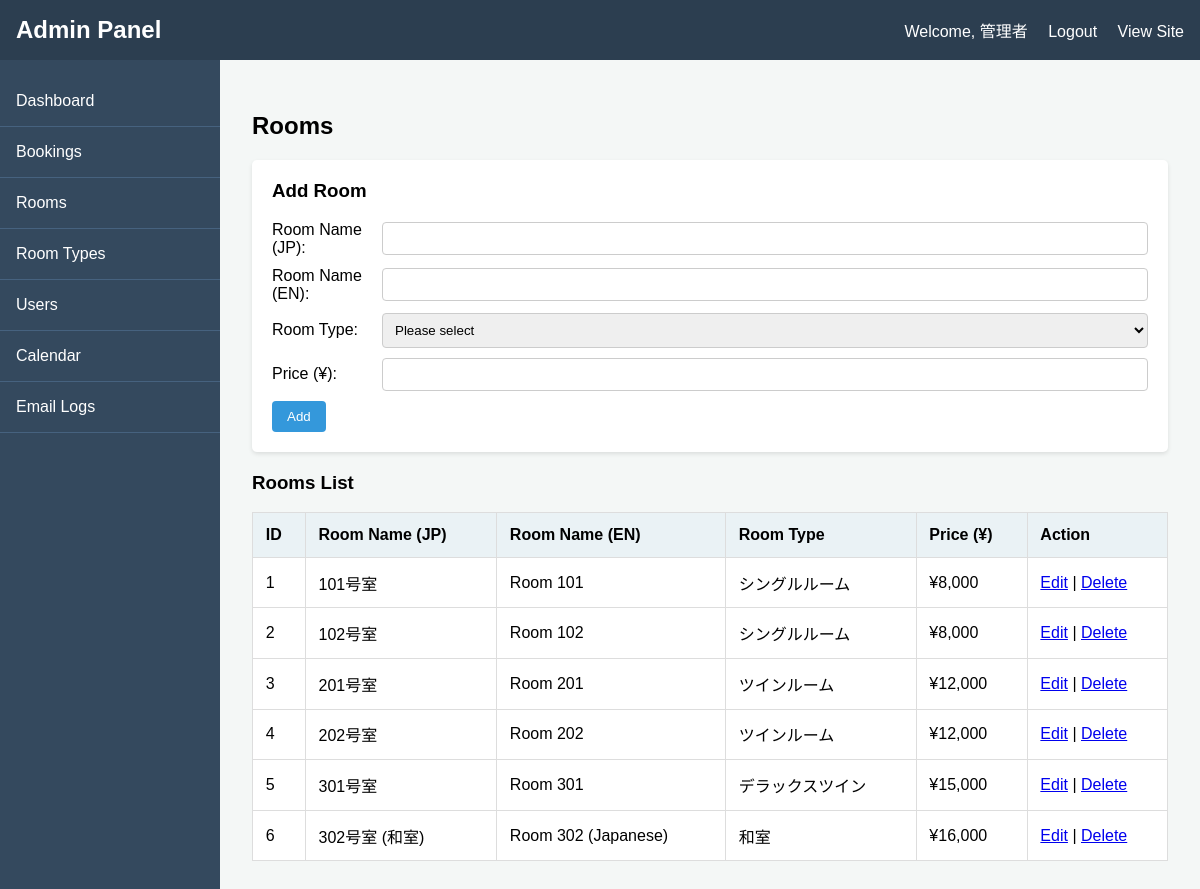
/admin/rooms.php (signed in), run on the app's committed database.
### tables this page shows
CREATE TABLE `rooms` (
  `id` int(11) NOT NULL AUTO_INCREMENT,
  `room_type_id` int(11) NOT NULL COMMENT '部屋タイプID',
  `name` varchar(255) NOT NULL COMMENT '部屋名・番号 (例: 101号室)',
  `name_en` varchar(255) DEFAULT NULL COMMENT '部屋名・番号 (English)',
  `description` text DEFAULT NULL COMMENT '部屋の説明 (日本語)',
  `description_en` text DEFAULT NULL COMMENT '部屋の説明 (English)',
  `price` decimal(10,2) NOT NULL COMMENT '一泊あたりの料金 (Legacy)',
  `price_adult` decimal(10,2) NOT NULL DEFAULT 4500.00 COMMENT '大人料金',
  `price_child` decimal(10,2) NOT NULL DEFAULT 2500.00 COMMENT '子供料金',
  `created_at` datetime NOT NULL DEFAULT current_timestamp(),
  `updated_at` datetime NOT NULL DEFAULT current_timestamp() ON UPDATE current_timestamp(),
  PRIMARY KEY (`id`),
  KEY `room_type_id` (`room_type_id`),
  CONSTRAINT `rooms_ibfk_1` FOREIGN KEY (`room_type_id`) REFERENCES `room_types` (`id`) ON DELETE CASCADE
);

CREATE TABLE `room_types` (
  `id` int(11) NOT NULL AUTO_INCREMENT,
  `name` varchar(255) NOT NULL COMMENT '部屋タイプ名',
  `name_en` varchar(255) DEFAULT NULL COMMENT '部屋タイプ名 (English)',
  `description` text DEFAULT NULL COMMENT '説明',
  `description_en` text DEFAULT NULL COMMENT '説明 (English)',
  `capacity` int(11) NOT NULL COMMENT '収容人数',
  `main_image` varchar(255) DEFAULT NULL COMMENT '部屋タイプ代表画像パス',
  `is_visible` tinyint(1) NOT NULL DEFAULT 1 COMMENT 'トップページ表示フラグ (1:表示, 0:非表示)',
  PRIMARY KEY (`id`)
);

### includes/language.php (called while the page is built, shortened)
<?php
$available_langs = ['ja', 'en'];
$default_lang = 'ja';
if (isset($_GET['lang']) && in_array($_GET['lang'], $available_langs)) {
    $current_lang = $_GET['lang'];
    $_SESSION['lang'] = $current_lang;
}
elseif (isset($_SESSION['lang']) && in_array($_SESSION['lang'], $available_langs)) {
    $current_lang = $_SESSION['lang'];
}
elseif (isset($_SERVER['HTTP_ACCEPT_LANGUAGE'])) {
    $browser_lang = substr($_SERVER['HTTP_ACCEPT_LANGUAGE'], 0, 2);
    if (in_array($browser_lang, $available_langs)) {
        $current_lang = $browser_lang;
    } else {
        $current_lang = $default_lang;
    }
}
else {
    $current_lang = $default_lang;
}
$lang_file_path = __DIR__ . '/../lang/' . $current_lang . '.json';
if (file_exists($lang_file_path)) {
    $lang_text = json_decode(file_get_contents($lang_file_path), true);
} else {
    $lang_text = json_decode(file_get_contents(__DIR__ . '/../lang/' . $default_lang . '.json'), true);
}
if (!function_exists('t')) {
    function t($key, ...$args) {
        global $lang_text;
        $string = isset($lang_text[$key]) ? $lang_text[$key] : $key;
        if (!empty($args)) {
            return vsprintf($string, $args);
        }
        return $string;
    }
}
?>

### includes/functions.php (called while the page is built, shortened)
<?php
function h($s) {
    return htmlspecialchars($s, ENT_QUOTES, 'UTF-8');
}

### admin/rooms.php (the view, shortened to what this page needs)
<?php
require_once 'admin_check.php';
try {
    $stmt_rooms = $dbh->query("SELECT r.id, r.name, r.name_en, r.price, rt.name as type_name FROM rooms r JOIN room_types rt ON r.room_type_id = rt.id ORDER BY r.id ASC");
    $rooms = $stmt_rooms->fetchAll(PDO::FETCH_ASSOC);
} catch (PDOException $e) {
    $error = "情報取得に失敗しました: " . h($e->getMessage());
    $rooms = [];
    $room_types_for_form = [];
}
require_once 'admin_header.php';
?>
<h2><?php echo h(t('admin_rooms')); ?></h2>
<div class="add-form">
    <h3><?php echo h(t('admin_rooms_add')); ?></h3>
    <form action="rooms.php" method="POST">
        <div class="form-row">
            <label for="name"><?php echo h(t('admin_room_name_jp')); ?>:</label>
            <input type="text" id="name" name="name" required>
        </div>
        <div class="form-row">
            <label for="name_en"><?php echo h(t('admin_room_name_en')); ?>:</label>
            <input type="text" id="name_en" name="name_en">
        </div>
        <div class="form-row">
            <label for="room_type_id"><?php echo h(t('admin_room_type')); ?>:</label>
            <select id="room_type_id" name="room_type_id" required>
                <option value=""><?php echo h(t('book_select_placeholder')); ?></option>
            </select>
        </div>
        <div class="form-row">
            <label for="price"><?php echo h(t('admin_price')); ?>:</label>
            <input type="number" id="price" name="price" min="0" step="100" required>
        </div>
        <button type="submit" class="btn-admin" style="background-color: #3498db;"><?php echo h(t('admin_add')); ?></button>
    </form>
</div>
<h3><?php echo h(t('admin_rooms_list')); ?></h3>
<div class="table-responsive">
<table>
    <thead>
        <tr>
            <th>ID</th>
            <th><?php echo h(t('admin_room_name_jp')); ?></th>
            <th><?php echo h(t('admin_room_name_en')); ?></th>
            <th><?php echo h(t('admin_room_type')); ?></th>
            <th><?php echo h(t('admin_price')); ?></th>
            <th><?php echo h(t('admin_operation')); ?></th>
        </tr>
    </thead>
    <tbody>
        <?php foreach ($rooms as $room): ?>
            <tr>
                <td><?php echo h($room['id']); ?></td>
                <td><?php echo h($room['name']); ?></td>
                <td><?php echo h($room['name_en']); ?></td>
                <td><?php echo h($room['type_name']); ?></td>
                <td>¥<?php echo h(number_format($room['price'])); ?></td>
                <td>
                    <a href="edit_room.php?id=<?php echo h($room['id']); ?>"><?php echo h(t('admin_edit')); ?></a> |
                    <a href="rooms.php?action=delete&id=<?php echo h($room['id']); ?>" onclick="return confirm('<?php echo h(t('admin_delete_confirm')); ?>');"><?php echo h(t('admin_delete')); ?></a>
                </td>
            </tr>
        <?php endforeach; ?>
    </tbody>
</table>
</div>
<?php
require_once 'admin_footer.php';
?>

### admin/admin_header.php (style rules this page uses)
body { font-family: sans-serif; margin: 0; background-color: #f4f7f6; }
.table-responsive { overflow-x: auto; -webkit-overflow-scrolling: touch; margin-bottom: 1rem; }
table { width: 100%; border-collapse: collapse; margin-top: 0; background-color: white; min-width: 600px; }
th, td { border: 1px solid #ddd; padding: 0.8rem; text-align: left; }
th { background-color: #eaf2f5; }
.btn-admin { padding: 8px 15px; border: none; border-radius: 4px; color: white; cursor: pointer; text-decoration: none; display: inline-block; }

### admin/rooms.php (style rules this page uses)
.add-form { background-color: #fff; padding: 20px; margin-bottom: 20px; border-radius: 5px; box-shadow: 0 2px 4px rgba(0,0,0,0.1); }
.add-form h3 { margin-top: 0; }
.form-row { display: flex; gap: 10px; margin-bottom: 10px; align-items: center; }
.form-row label { flex-basis: 100px; }
.form-row input, .form-row select { flex: 1; padding: 8px; border: 1px solid #ccc; border-radius: 4px; }

### data on the page
rooms: id "1", name "101号室", name_en "Room 101", room_type.name "シングルルーム", price "8,000"
rooms: id "2", name "102号室", name_en "Room 102", room_type.name "シングルルーム", price "8,000"
rooms: id "3", name "201号室", name_en "Room 201", room_type.name "ツインルーム", price "12,000"
rooms: id "4", name "202号室", name_en "Room 202", room_type.name "ツインルーム", price "12,000"
rooms: id "5", name "301号室", name_en "Room 301", room_type.name "デラックスツイン", price "15,000"
rooms: id "6", name "302号室 (和室)", name_en "Room 302 (Japanese)", room_type.name "和室", price "16,000"

### other printed values
t('admin_dashboard_title') "Admin Panel"
t('admin_welcome', $_SESSION['user']['name']) "Welcome, 管理者"
t('nav_logout') "Logout"
t('admin_site_view') "View Site"
t('admin_dashboard') "Dashboard"
t('admin_bookings') "Bookings"
t('admin_rooms') "Rooms"
t('admin_room_types') "Room Types"
t('admin_users') "Users"
t('admin_calendar') "Calendar"
t('admin_email_logs') "Email Logs"
t('admin_rooms_add') "Add Room"
t('admin_room_name_jp') "Room Name (JP)"
t('admin_room_name_en') "Room Name (EN)"
t('admin_room_type') "Room Type"
